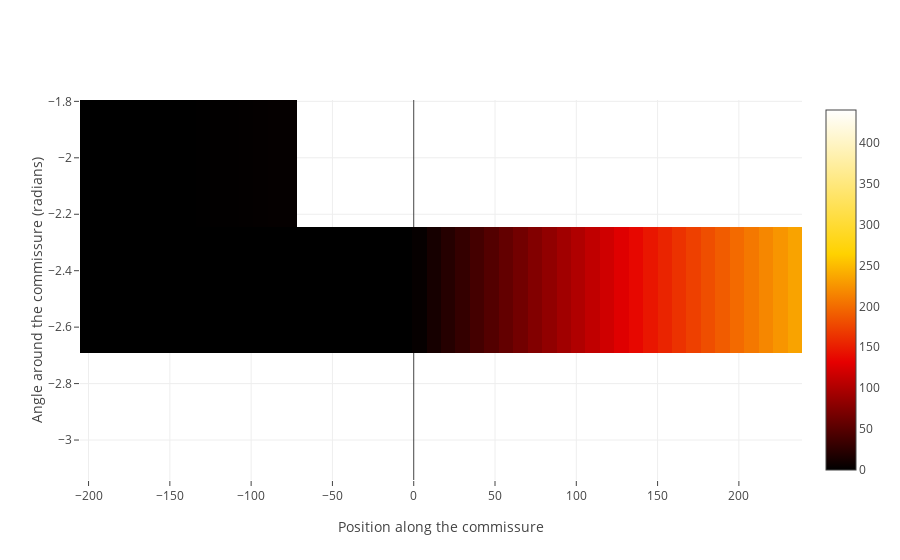

This figure's notebook cell:
### Code cell
#layout['xaxis']['range'] = [-200,200]
fig = go.Figure(data=[wtzrf],layout=layout)
iplot(fig)#,filename='final_wtzrf1_hm_theta')

### Figure 1 — Plotly figure (JSON) as saved in the notebook; plotly's stock layout.template omitted (floating-point values rounded to 4 significant figures; data arrays with more than 128 entries replaced by an {"elided": "..."} marker saying what was removed)
{"data": [{"colorscale": "Hot", "hoverinfo": "z", "type": "heatmap", "x": [-200.8, -191.9, -183.1, -174.2, -165.3, -156.4, -147.5, -138.7, -129.8, -120.9, -112.0, -103.1, -94.24, -85.36, -76.48, -67.6, -58.71, -49.83, -40.95, -32.07, -23.19, -14.31, -5.424, 3.458, 12.34, 21.22, 30.1, 38.99, 47.87, 56.75, 65.63, 74.51, 83.39, 92.28, 101.2, 110.0, 118.9, 127.8, 136.7, 145.6, 154.4, 163.3, 172.2, 181.1, 190.0, 198.9, 207.7, 216.6, 225.5, 234.4], "y": [-3.142, -2.693, -2.244, -1.795, -1.346, -0.8976, -0.4488, -2.184e-06, 0.4488, 0.8976, 1.346, 1.795, 2.244, 2.693, 3.142], "z": {"elided": "3 rows, 751 float values in total"}, "zmax": 440, "zmin": 0}], "layout": {"xaxis": {"title": "Position along the commissure"}, "yaxis": {"title": "Angle around the commissure (radians)"}}}
